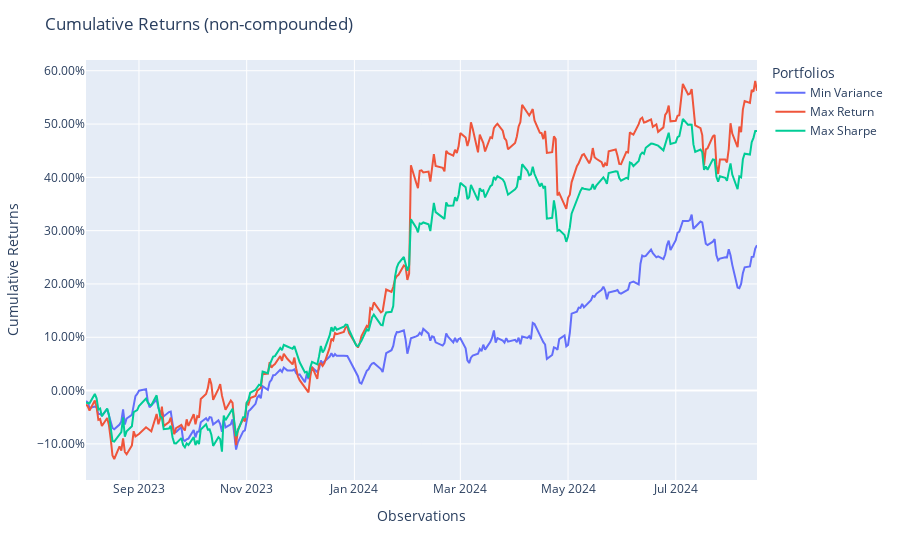

Notebook cell for this chart:
### Code cell
population.plot_cumulative_returns()

### Figure 1 — Plotly figure (JSON) as saved in the notebook; plotly's stock layout.template omitted (floating-point values rounded to 4 significant figures; data arrays with more than 128 entries replaced by an {"elided": "..."} marker saying what was removed)
{"data": [{"hovertemplate": "variable=Min Variance<br>index=%{x}<br>value=%{y}<extra></extra>", "legendgroup": "Min Variance", "line": {"color": "#636efa", "dash": "solid"}, "marker": {"symbol": "circle"}, "mode": "lines", "name": "Min Variance", "orientation": "v", "showlegend": true, "type": "scatter", "x": {"elided": "263 str values"}, "xaxis": "x", "y": {"elided": "263 float values"}, "yaxis": "y"}, {"hovertemplate": "variable=Max Return<br>index=%{x}<br>value=%{y}<extra></extra>", "legendgroup": "Max Return", "line": {"color": "#EF553B", "dash": "solid"}, "marker": {"symbol": "circle"}, "mode": "lines", "name": "Max Return", "orientation": "v", "showlegend": true, "type": "scatter", "x": {"elided": "263 str values"}, "xaxis": "x", "y": {"elided": "263 float values"}, "yaxis": "y"}, {"hovertemplate": "variable=Max Sharpe<br>index=%{x}<br>value=%{y}<extra></extra>", "legendgroup": "Max Sharpe", "line": {"color": "#00cc96", "dash": "solid"}, "marker": {"symbol": "circle"}, "mode": "lines", "name": "Max Sharpe", "orientation": "v", "showlegend": true, "type": "scatter", "x": {"elided": "263 str values"}, "xaxis": "x", "y": {"elided": "263 float values"}, "yaxis": "y"}], "layout": {"legend": {"title": {"text": "Portfolios"}, "tracegroupgap": 0}, "margin": {"t": 60}, "title": {"text": "Cumulative Returns (non-compounded)"}, "xaxis": {"anchor": "y", "domain": [0, 1], "title": {"text": "Observations"}}, "yaxis": {"anchor": "x", "domain": [0, 1], "tickformat": ".2%", "title": {"text": "Cumulative Returns"}}}}
